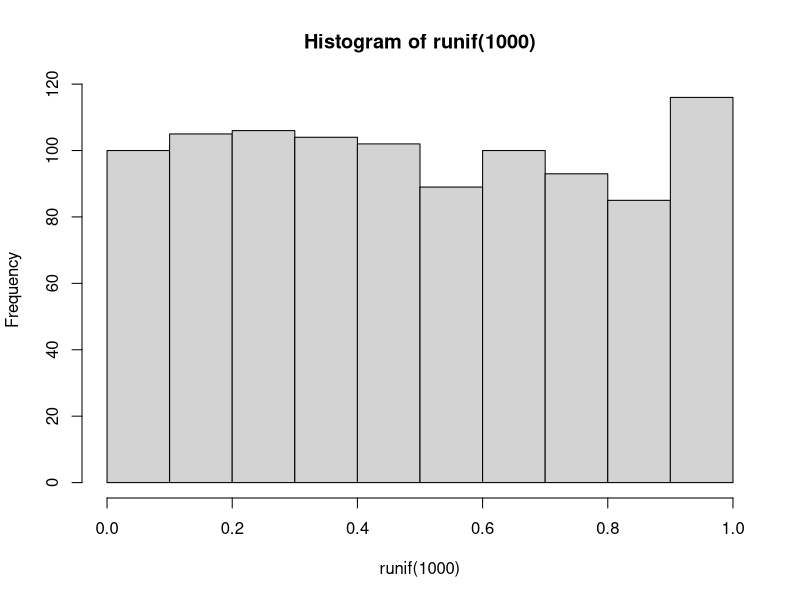
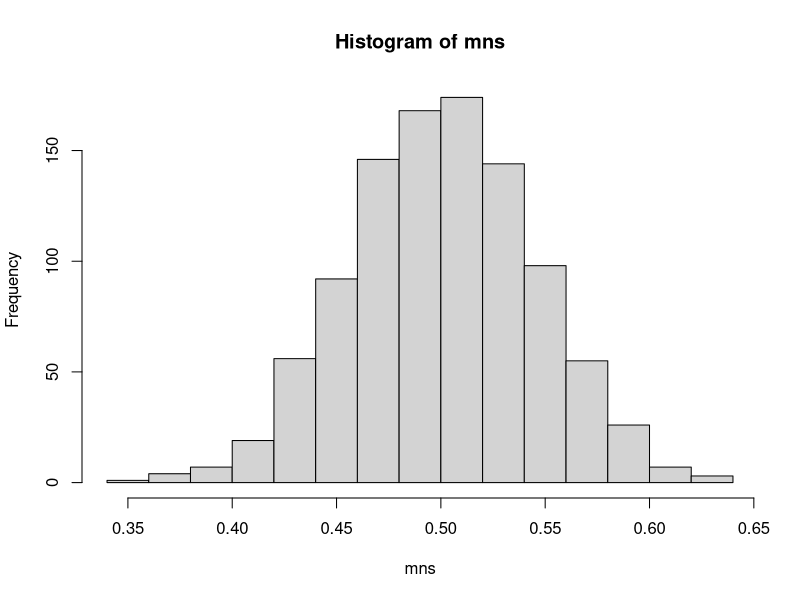

Reproduce these figures in R, in order.
## ---- chunk 1

# The following code might come in handy once I start actually working on the project ;-)

hist(runif(1000))

mns = NULL
for (i in 1 : 1000) mns = c(mns, mean(runif(40)))
hist(mns)

# nosim <- 1000
# cfunc <- function(x, n) sqrt(n) * (mean(x) - 0.9) / sqrt(.1 * .9)
# dat <- data.frame(
#         x = c(apply(matrix(sample(0:1, prob = c(.1,.9), nosim * 10, replace = TRUE), 
#                            nosim), 1, cfunc, 10),
#               apply(matrix(sample(0:1, prob = c(.1,.9), nosim * 30, replace = TRUE), 
#                            nosim), 1, cfunc, 30),
#               apply(matrix(sample(0:1, prob = c(.1,.9), nosim * 50, replace = TRUE), 
#                            nosim), 1, cfunc, 50)
#         ),
#         size = factor(rep(c(10, 30, 50), rep(nosim, 3))))
# g <- ggplot(dat, aes(x = x, fill = size)) + geom_histogram(binwidth=.3, colour = "black", aes(y = ..density..)) 
# g <- g + stat_function(fun = dnorm, size = 2)
# g + facet_grid(. ~ size)

